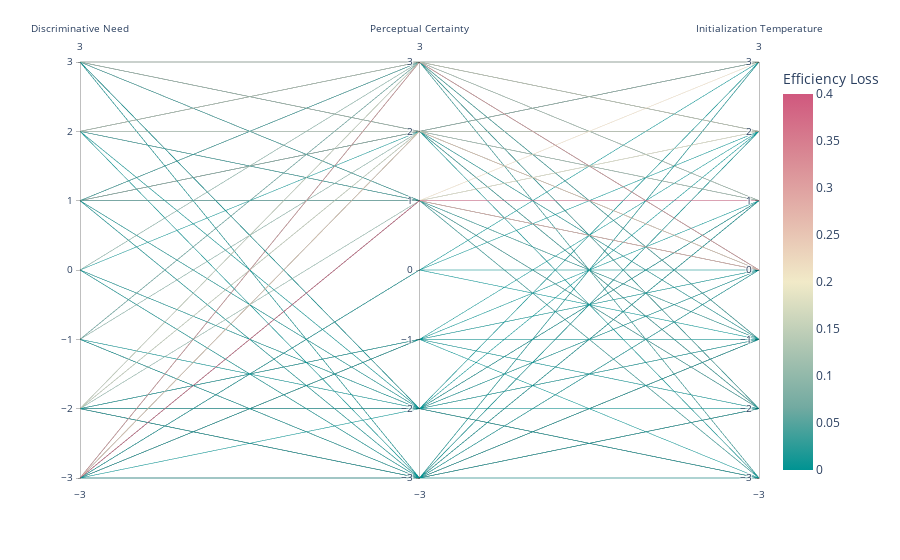

Notebook code for this chart:
### Code cell
import plotly.express as px

# df_pcs = df_final_points[["discriminative_need_gamma", "imprecise_imitation_gamma", "population_init_gamma", "eps"]]

df_final_points["efficiency"] = 1 - df_final_points["eps"] # i don't think F is bounded by one, just need something.

fig = px.parallel_coordinates(
    data_frame=df_final_points[df_final_points["eps"] >= 0.], 
    dimensions=[
        "discriminative_need_gamma",
        "imprecise_imitation_gamma",
        "population_init_gamma",
        ],
    color="eps",
    # color="efficiency",
    labels={
        "discriminative_need_gamma": "Discriminative Need",
        "imprecise_imitation_gamma": "Perceptual Certainty",
        "population_init_gamma": "Initialization Temperature",
        "eps": "Efficiency Loss",
        # "efficiency": "Efficiency",
        },
    # color_continuous_scale='viridis',
    color_continuous_scale=px.colors.diverging.Tealrose,
    color_continuous_midpoint=0.2,
)
fig.show()

### Figure 1 — Plotly figure (JSON) as saved in the notebook; plotly's stock layout.template omitted (floating-point values rounded to 4 significant figures; data arrays with more than 128 entries replaced by an {"elided": "..."} marker saying what was removed)
{"data": [{"dimensions": [{"label": "Discriminative Need", "values": {"elided": "139 int values"}}, {"label": "Perceptual Certainty", "values": {"elided": "139 int values"}}, {"label": "Initialization Temperature", "values": {"elided": "139 int values"}}], "domain": {"x": [0, 1], "y": [0, 1]}, "line": {"color": {"elided": "139 float values"}, "coloraxis": "coloraxis"}, "name": "", "type": "parcoords"}], "layout": {"coloraxis": {"cmid": 0.2, "colorbar": {"title": {"text": "Efficiency Loss"}}, "colorscale": [[0, "rgb(0, 147, 146)"], [0.1667, "rgb(114, 170, 161)"], [0.3333, "rgb(177, 199, 179)"], [0.5, "rgb(241, 234, 200)"], [0.6667, "rgb(229, 185, 173)"], [0.8333, "rgb(217, 137, 148)"], [1, "rgb(208, 88, 126)"]]}, "legend": {"tracegroupgap": 0}, "margin": {"t": 60}}}
